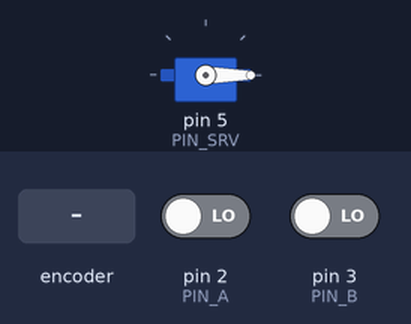
Recording of a sketch running on a simulated Arduino Uno, built with avr-gcc and run on an emulated ATmega328P. Parts: servo. Inputs (shaded band) come from the test bench; at power-on: pin 2 (PIN_A) LOW, pin 3 (PIN_B) LOW. What the sketch prints to the serial monitor is not drawn.

Above: at 1.2 s.
1.3 s: rotary encoder on pin 2 (PIN_A) / pin 3 (PIN_B) turned 3 steps (first pin leading)
Timing chart, 0 to 4.3 s (numbered marks = the images above; inputs shaded):
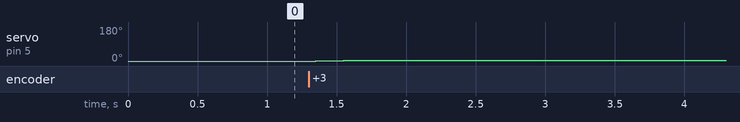

The sketch:

servo_ovladane_enkoderem.ino
```cpp
#define PIN_SRV 5
#define PIN_A 2
#define PIN_B 3

#include <Servo.h>

Servo moje_servo;

void setup() {
  initEnkoder();
  moje_servo.attach(PIN_SRV);
  Serial.begin(115200);
}

void loop() {
  int pozice = enkoder();
  Serial.println(pozice);
  moje_servo.write(pozice);
}

void initEnkoder() {
  pinMode(PIN_A, INPUT);
  pinMode(PIN_B, INPUT);
}

int enkoder() {
  int A = digitalRead(PIN_A);
  int B = digitalRead(PIN_B);

  static int A_pred = digitalRead(PIN_A);
  static int B_pred = digitalRead(PIN_B);

  static int pozice;

  if (A == HIGH && A_pred == LOW) {

    if (B == HIGH) pozice = (pozice > 0) ? --pozice : pozice;
    else pozice = (pozice < 180) ? ++pozice : pozice;
  }
  if (A == LOW && A_pred == HIGH) {

    if (B == HIGH) pozice = (pozice < 180) ? ++pozice : pozice;
    else pozice = (pozice > 0) ? --pozice : pozice;
  }

  A_pred = A;
  B_pred = B;

  return pozice;
}
```

Measured:
- after the input at 1.3 s, servo on pin 5 (PIN_SRV): 0° → 1° after 0.05 s, → 3° 0.15 s later, → 5° 0.20 s later
